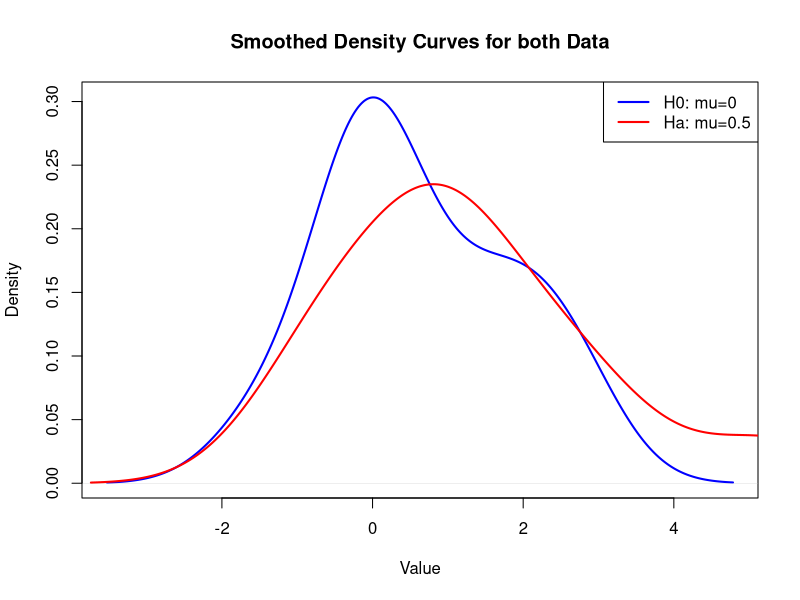
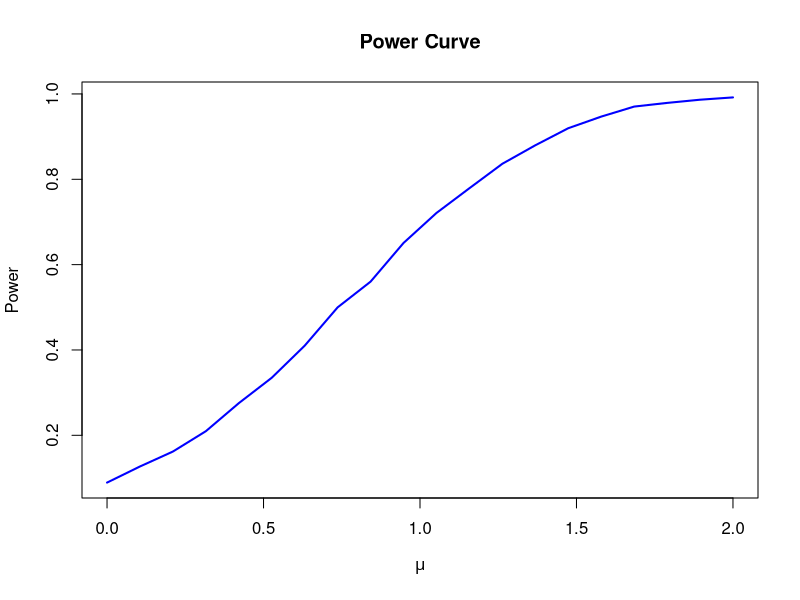

Generate these figures, in order, with R:
## ---- chunk 1
generate_gumbel = function(n, mu, c = log(log(2))) {
  U <- runif(n)
  X <- mu + c - log(-log(U))
  return(X)
}

sign_test = function(mu){
  x = generate_gumbel(n=13, mu)
  s = sum(x>0)
  p_value = binom.test(s, n, p = 0.5, alternative = "greater")$p.value
  return(p_value)
}
# power = P(reject H0| Ha is true)
compute_power = function(mu, n = 13, reps=10000, alpha = 0.05) {
  reject_count = sum(replicate(reps, sign_test(generate_gumbel(n, mu))) < alpha)
  # repeat the simulation for reps times
  return(reject_count / reps) 
}

# H0: mu=0
set.seed(123)
n = 13
data_H0 = round(generate_gumbel(n, mu = 0), 3)
# Ha: mu>0
data_Ha = round(generate_gumbel(n, mu = 0.5), 3)
# a appropriate grid values for mu

# calculate density
# work for presentation
denH0 = density(data_H0)
denHa = density(data_Ha)


## ---- chunk 2
plot(denH0, col = "blue", lwd = 2, main = "Smoothed Density Curves for both Data", xlab = "Value", ylab = "Density")
lines(denHa, col = "red", lwd = 2)
legend("topright", legend = c("H0: mu=0", "Ha: mu=0.5"), col = c("blue", "red"), lwd = 2)
## ---- chunk 3
# sign test
# non-parametric method
# used to test median
# h0: median=0
# calculate sign(xi - median)
# if h0 is real, s+~B(n, 0.5) s+ positive number
# calculate p, test

# set grid values
mu = seq(from=0, to=2, length.out=20)
power_values = sapply(mu, compute_power)
# reps has been defined in the definition of compute power function as 1000
plot(mu, power_values, type = "l", col = "blue", lwd = 2, 
     xlab = expression(mu), ylab = "Power", main = "Power Curve")
